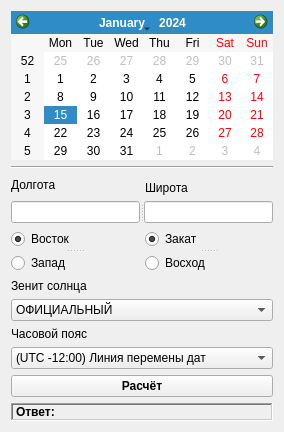
<?xml version="1.0" encoding="UTF-8"?>
<ui version="4.0">
 <class>GetSunSetRise</class>
 <widget class="QWidget" name="GetSunSetRise">
  <property name="geometry">
   <rect>
    <x>0</x>
    <y>0</y>
    <width>284</width>
    <height>406</height>
   </rect>
  </property>
  <property name="windowTitle">
   <string>Восход и заход солнца</string>
  </property>
  <layout class="QGridLayout" name="gridLayout">
   <item row="0" column="0" colspan="2">
    <widget class="QCalendarWidget" name="calendarWidget">
     <property name="sizePolicy">
      <sizepolicy hsizetype="Preferred" vsizetype="Preferred">
       <horstretch>0</horstretch>
       <verstretch>0</verstretch>
      </sizepolicy>
     </property>
    </widget>
   </item>
   <item row="1" column="0" colspan="2">
    <widget class="Line" name="line">
     <property name="orientation">
      <enum>Qt::Horizontal</enum>
     </property>
    </widget>
   </item>
   <item row="2" column="0" rowspan="2">
    <widget class="QLabel" name="label_4">
     <property name="text">
      <string>Долгота</string>
     </property>
    </widget>
   </item>
   <item row="3" column="1">
    <widget class="QLabel" name="label">
     <property name="text">
      <string>Широта</string>
     </property>
    </widget>
   </item>
   <item row="4" column="0" colspan="2">
    <widget class="QSplitter" name="splitter_6">
     <property name="orientation">
      <enum>Qt::Horizontal</enum>
     </property>
     <widget class="QLineEdit" name="leLongtitude">
      <property name="enabled">
       <bool>true</bool>
      </property>
      <property name="readOnly">
       <bool>false</bool>
      </property>
     </widget>
     <widget class="QLineEdit" name="leLatitude">
      <property name="enabled">
       <bool>true</bool>
      </property>
     </widget>
    </widget>
   </item>
   <item row="5" column="0">
    <widget class="QSplitter" name="splitter">
     <property name="orientation">
      <enum>Qt::Vertical</enum>
     </property>
     <widget class="QRadioButton" name="rbEast">
      <property name="text">
       <string>Восток</string>
      </property>
      <property name="checked">
       <bool>true</bool>
      </property>
     </widget>
     <widget class="QRadioButton" name="rbWest">
      <property name="text">
       <string>Запад</string>
      </property>
     </widget>
    </widget>
   </item>
   <item row="5" column="1">
    <widget class="QSplitter" name="splitter_2">
     <property name="orientation">
      <enum>Qt::Vertical</enum>
     </property>
     <widget class="QRadioButton" name="rbSunSet">
      <property name="text">
       <string>Закат</string>
      </property>
      <property name="checked">
       <bool>true</bool>
      </property>
     </widget>
     <widget class="QRadioButton" name="rbSunRise">
      <property name="text">
       <string>Восход</string>
      </property>
     </widget>
    </widget>
   </item>
   <item row="6" column="0">
    <widget class="QLabel" name="label_7">
     <property name="text">
      <string>Зенит солнца</string>
     </property>
    </widget>
   </item>
   <item row="8" column="0">
    <widget class="QLabel" name="label_2">
     <property name="text">
      <string>Часовой пояс</string>
     </property>
    </widget>
   </item>
   <item row="9" column="0" colspan="2">
    <widget class="QComboBox" name="cbTimeZone">
     <property name="enabled">
      <bool>true</bool>
     </property>
     <property name="sizePolicy">
      <sizepolicy hsizetype="Ignored" vsizetype="Minimum">
       <horstretch>0</horstretch>
       <verstretch>0</verstretch>
      </sizepolicy>
     </property>
     <item>
      <property name="text">
       <string>(UTC -12:00) Линия перемены дат</string>
      </property>
     </item>
     <item>
      <property name="text">
       <string>(UTC -11:00) Время в формате UTC -11</string>
      </property>
     </item>
     <item>
      <property name="text">
       <string>(UTC -10:00) Гавайи</string>
      </property>
     </item>
     <item>
      <property name="text">
       <string>(UTC -09:00) Аляска</string>
      </property>
     </item>
     <item>
      <property name="text">
       <string>UTC -08:00) Нижняя Калифорния</string>
      </property>
     </item>
     <item>
      <property name="text">
       <string>(UTC -08:00) Тихоокеанское время (США и Канада)</string>
      </property>
     </item>
     <item>
      <property name="text">
       <string>(UTC -07:00) Аризона</string>
      </property>
     </item>
     <item>
      <property name="text">
       <string>(UTC -07:00) Горное время (США и Канада)</string>
      </property>
     </item>
     <item>
      <property name="text">
       <string>(UTC -07:00) Ла-Пас, Мазатлан, Чихуахуа</string>
      </property>
     </item>
     <item>
      <property name="text">
       <string>(UTC -06:00) Гвадалахара, Мехико, Монтеррей</string>
      </property>
     </item>
     <item>
      <property name="text">
       <string>(UTC -06:00) Саскачеван</string>
      </property>
     </item>
     <item>
      <property name="text">
       <string>(UTC -06:00) Центральная Америка</string>
      </property>
     </item>
     <item>
      <property name="text">
       <string>(UTC -06:00) Центральное время (США и Канада)</string>
      </property>
     </item>
     <item>
      <property name="text">
       <string>(UTC -05:00) Богота, Лима, Кито</string>
      </property>
     </item>
     <item>
      <property name="text">
       <string>(UTC -05:00) Восточное время (США и Канада)</string>
      </property>
     </item>
     <item>
      <property name="text">
       <string>(UTC -05:00) Индиана (восток)</string>
      </property>
     </item>
     <item>
      <property name="text">
       <string>(UTC -04:30) Каракас</string>
      </property>
     </item>
     <item>
      <property name="text">
       <string>(UTC -04:00) Асунсьон</string>
      </property>
     </item>
     <item>
      <property name="text">
       <string>(UTC -04:00) Атлантическое время (Канада)</string>
      </property>
     </item>
     <item>
      <property name="text">
       <string>(UTC -04:00) Джорджтаун, Ла-Пас, Манаус, Сан-Хуан</string>
      </property>
     </item>
     <item>
      <property name="text">
       <string>(UTC -04:00) Куяба</string>
      </property>
     </item>
     <item>
      <property name="text">
       <string>(UTC -04:00) Сантьяго</string>
      </property>
     </item>
     <item>
      <property name="text">
       <string>(UTC -03:30) Ньюфаундленд</string>
      </property>
     </item>
     <item>
      <property name="text">
       <string>(UTC -03:00) Бразилия</string>
      </property>
     </item>
     <item>
      <property name="text">
       <string>(UTC -03:00) Буэнос-Айрес</string>
      </property>
     </item>
     <item>
      <property name="text">
       <string>(UTC -03:00) Гренландия</string>
      </property>
     </item>
     <item>
      <property name="text">
       <string>(UTC -03:00) Кайенна, Форталеза</string>
      </property>
     </item>
     <item>
      <property name="text">
       <string>(UTC -03:00) Монтевидео</string>
      </property>
     </item>
     <item>
      <property name="text">
       <string>(UTC -03:00) Сальвадор</string>
      </property>
     </item>
     <item>
      <property name="text">
       <string>(UTC -02:00) Время в формате UTC -02</string>
      </property>
     </item>
     <item>
      <property name="text">
       <string>(UTC -02:00) Среднеатлантическое время</string>
      </property>
     </item>
     <item>
      <property name="text">
       <string>(UTC -01:00) Азорские о-ва</string>
      </property>
     </item>
     <item>
      <property name="text">
       <string>(UTC -01:00) О-ва Зеленого мыса</string>
      </property>
     </item>
     <item>
      <property name="text">
       <string>(UTC) Время в формате UTC</string>
      </property>
     </item>
     <item>
      <property name="text">
       <string>(UTC) Дублин, Лиссабон, Лондон, Эдинбург</string>
      </property>
     </item>
     <item>
      <property name="text">
       <string>(UTC) Касабланка</string>
      </property>
     </item>
     <item>
      <property name="text">
       <string>(UTC) Монровия, Рейкьявик</string>
      </property>
     </item>
     <item>
      <property name="text">
       <string>(UTC +01:00) Амстердам, Берлин, Берн, Вена, Рим, Стокгольм</string>
      </property>
     </item>
     <item>
      <property name="text">
       <string>(UTC +01:00) Белград, Братислава, Будапешт, Любляна, Прага</string>
      </property>
     </item>
     <item>
      <property name="text">
       <string>(UTC +01:00) Брюссель, Копенгаген, Мадрид, Париж</string>
      </property>
     </item>
     <item>
      <property name="text">
       <string>(UTC +01:00) Варшава, Загреб, Сараево, Скопье</string>
      </property>
     </item>
     <item>
      <property name="text">
       <string>(UTC +01:00) Виндхук</string>
      </property>
     </item>
     <item>
      <property name="text">
       <string>(UTC +01:00) Западная Центральная Африка</string>
      </property>
     </item>
     <item>
      <property name="text">
       <string>(UTC +02:00) Аман</string>
      </property>
     </item>
     <item>
      <property name="text">
       <string>(UTC +02:00) Афины, Бухарест</string>
      </property>
     </item>
     <item>
      <property name="text">
       <string>(UTC +02:00) Бейрут</string>
      </property>
     </item>
     <item>
      <property name="text">
       <string>(UTC +02:00) Вильнюс, Киев, Рига, София, Таллин, Хельсинки</string>
      </property>
     </item>
     <item>
      <property name="text">
       <string>(UTC +02:00) Восточная Европа</string>
      </property>
     </item>
     <item>
      <property name="text">
       <string>(UTC +02:00) Дамаск</string>
      </property>
     </item>
     <item>
      <property name="text">
       <string>(UTC +02:00) Иерусалим</string>
      </property>
     </item>
     <item>
      <property name="text">
       <string>(UTC +02:00) Каир</string>
      </property>
     </item>
     <item>
      <property name="text">
       <string>(UTC +02:00) Стамбул</string>
      </property>
     </item>
     <item>
      <property name="text">
       <string>(UTC +02:00) Хараре, Претория</string>
      </property>
     </item>
     <item>
      <property name="text">
       <string>(UTC +03:00) Багдад</string>
      </property>
     </item>
     <item>
      <property name="text">
       <string>(UTC +03:00) Калиниград, Минск</string>
      </property>
     </item>
     <item>
      <property name="text">
       <string>(UTC +03:00) Кувейт, Эр-Рияд</string>
      </property>
     </item>
     <item>
      <property name="text">
       <string>(UTC +03:00) Найроби</string>
      </property>
     </item>
     <item>
      <property name="text">
       <string>(UTC +03:30) Тегеран</string>
      </property>
     </item>
     <item>
      <property name="text">
       <string>(UTC +04:00) Абу-Даби, Мускат</string>
      </property>
     </item>
     <item>
      <property name="text">
       <string>(UTC +04:00) Баку</string>
      </property>
     </item>
     <item>
      <property name="text">
       <string>(UTC +04:00) Волгоград, Москва, Санкт-Петербург</string>
      </property>
     </item>
     <item>
      <property name="text">
       <string>(UTC +04:00) Ереван</string>
      </property>
     </item>
     <item>
      <property name="text">
       <string>(UTC +04:00) Порт-Луи</string>
      </property>
     </item>
     <item>
      <property name="text">
       <string>(UTC +04:00) Тбилиси</string>
      </property>
     </item>
     <item>
      <property name="text">
       <string>(UTC +04:30) Кабул</string>
      </property>
     </item>
     <item>
      <property name="text">
       <string>(UTC +05:00) Исламабад, Карачи</string>
      </property>
     </item>
     <item>
      <property name="text">
       <string>(UTC +05:00) Ташкент</string>
      </property>
     </item>
     <item>
      <property name="text">
       <string>(UTC +05:30) Колката, Мумбаи, Нью-Дели, Ченнай</string>
      </property>
     </item>
     <item>
      <property name="text">
       <string>(UTC +05:30) Шри-Джаявардене-пура-Котте</string>
      </property>
     </item>
     <item>
      <property name="text">
       <string>(UTC +05:45) Катманду</string>
      </property>
     </item>
     <item>
      <property name="text">
       <string>(UTC +06:00) Астана</string>
      </property>
     </item>
     <item>
      <property name="text">
       <string>(UTC +06:00) Дхака</string>
      </property>
     </item>
     <item>
      <property name="text">
       <string>(UTC +06:00) Екатиринбург</string>
      </property>
     </item>
     <item>
      <property name="text">
       <string>(UTC +06:30) Янгон</string>
      </property>
     </item>
     <item>
      <property name="text">
       <string>(UTC +06:30) Рагун</string>
      </property>
     </item>
     <item>
      <property name="text">
       <string>(UTC +07:00) Бангкок, Джакарта, Ханой</string>
      </property>
     </item>
     <item>
      <property name="text">
       <string>(UTC +07:00) Новосибирск</string>
      </property>
     </item>
     <item>
      <property name="text">
       <string>(UTC +08:00) Гонконг, Пекин, Урумчи, Чунцин</string>
      </property>
     </item>
     <item>
      <property name="text">
       <string>(UTC +08:00) Красноярск</string>
      </property>
     </item>
     <item>
      <property name="text">
       <string>(UTC +08:00) Куала-Лумпур, Сингапур</string>
      </property>
     </item>
     <item>
      <property name="text">
       <string>(UTC +08:00) Перт</string>
      </property>
     </item>
     <item>
      <property name="text">
       <string>(UTC +08:00) Тайбэй</string>
      </property>
     </item>
     <item>
      <property name="text">
       <string>(UTC +08:00) Улан-Батор</string>
      </property>
     </item>
     <item>
      <property name="text">
       <string>(UTC +09:00) Иркутск</string>
      </property>
     </item>
     <item>
      <property name="text">
       <string>(UTC +09:00) Осака, Саппоро, Токио</string>
      </property>
     </item>
     <item>
      <property name="text">
       <string>(UTC +09:00) Сеул</string>
      </property>
     </item>
     <item>
      <property name="text">
       <string>(UTC +09:30) Аделаида</string>
      </property>
     </item>
     <item>
      <property name="text">
       <string>(UTC +09:30) Дарвин</string>
      </property>
     </item>
     <item>
      <property name="text">
       <string>(UTC +10:00) Брисбен</string>
      </property>
     </item>
     <item>
      <property name="text">
       <string>(UTC +10:00) Гуам, Порт-Морсби</string>
      </property>
     </item>
     <item>
      <property name="text">
       <string>(UTC +10:00) Канберра, Мельбурн, Сидней</string>
      </property>
     </item>
     <item>
      <property name="text">
       <string>(UTC +10:00) Хобарт</string>
      </property>
     </item>
     <item>
      <property name="text">
       <string>(UTC +10:00) Якутск</string>
      </property>
     </item>
     <item>
      <property name="text">
       <string>(UTC +11:00) Владивосток</string>
      </property>
     </item>
     <item>
      <property name="text">
       <string>(UTC +11:00) Соломоновы о-ва</string>
      </property>
     </item>
     <item>
      <property name="text">
       <string>(UTC +12:00) Веллингтон, Окленд</string>
      </property>
     </item>
     <item>
      <property name="text">
       <string>(UTC +12:00) Время в формате UTC +12</string>
      </property>
     </item>
     <item>
      <property name="text">
       <string>(UTC +12:00) Магадан</string>
      </property>
     </item>
     <item>
      <property name="text">
       <string>(UTC +12:00) Фиджи</string>
      </property>
     </item>
     <item>
      <property name="text">
       <string>(UTC +12:00) Нукуалофа</string>
      </property>
     </item>
     <item>
      <property name="text">
       <string>(UTC +13:00) Самоа</string>
      </property>
     </item>
    </widget>
   </item>
   <item row="7" column="0" colspan="2">
    <widget class="QComboBox" name="cbSunZenith">
     <property name="sizePolicy">
      <sizepolicy hsizetype="Preferred" vsizetype="Preferred">
       <horstretch>0</horstretch>
       <verstretch>0</verstretch>
      </sizepolicy>
     </property>
     <item>
      <property name="text">
       <string>ОФИЦИАЛЬНЫЙ</string>
      </property>
     </item>
     <item>
      <property name="text">
       <string>ГРАЖДАНСКИЙ</string>
      </property>
     </item>
     <item>
      <property name="text">
       <string>НАВИГАЦИОННЫЙ</string>
      </property>
     </item>
     <item>
      <property name="text">
       <string>АСТРОНОМИЧЕСКИЙ</string>
      </property>
     </item>
    </widget>
   </item>
   <item row="10" column="0" colspan="2">
    <widget class="QPushButton" name="bCalc">
     <property name="font">
      <font>
       <weight>75</weight>
       <bold>true</bold>
      </font>
     </property>
     <property name="text">
      <string>Расчёт</string>
     </property>
    </widget>
   </item>
   <item row="11" column="0" colspan="2">
    <widget class="QLabel" name="lResults">
     <property name="font">
      <font>
       <weight>75</weight>
       <bold>true</bold>
      </font>
     </property>
     <property name="frameShape">
      <enum>QFrame::WinPanel</enum>
     </property>
     <property name="frameShadow">
      <enum>QFrame::Sunken</enum>
     </property>
     <property name="text">
      <string>Ответ:</string>
     </property>
    </widget>
   </item>
  </layout>
 </widget>
 <resources/>
 <connections/>
</ui>
